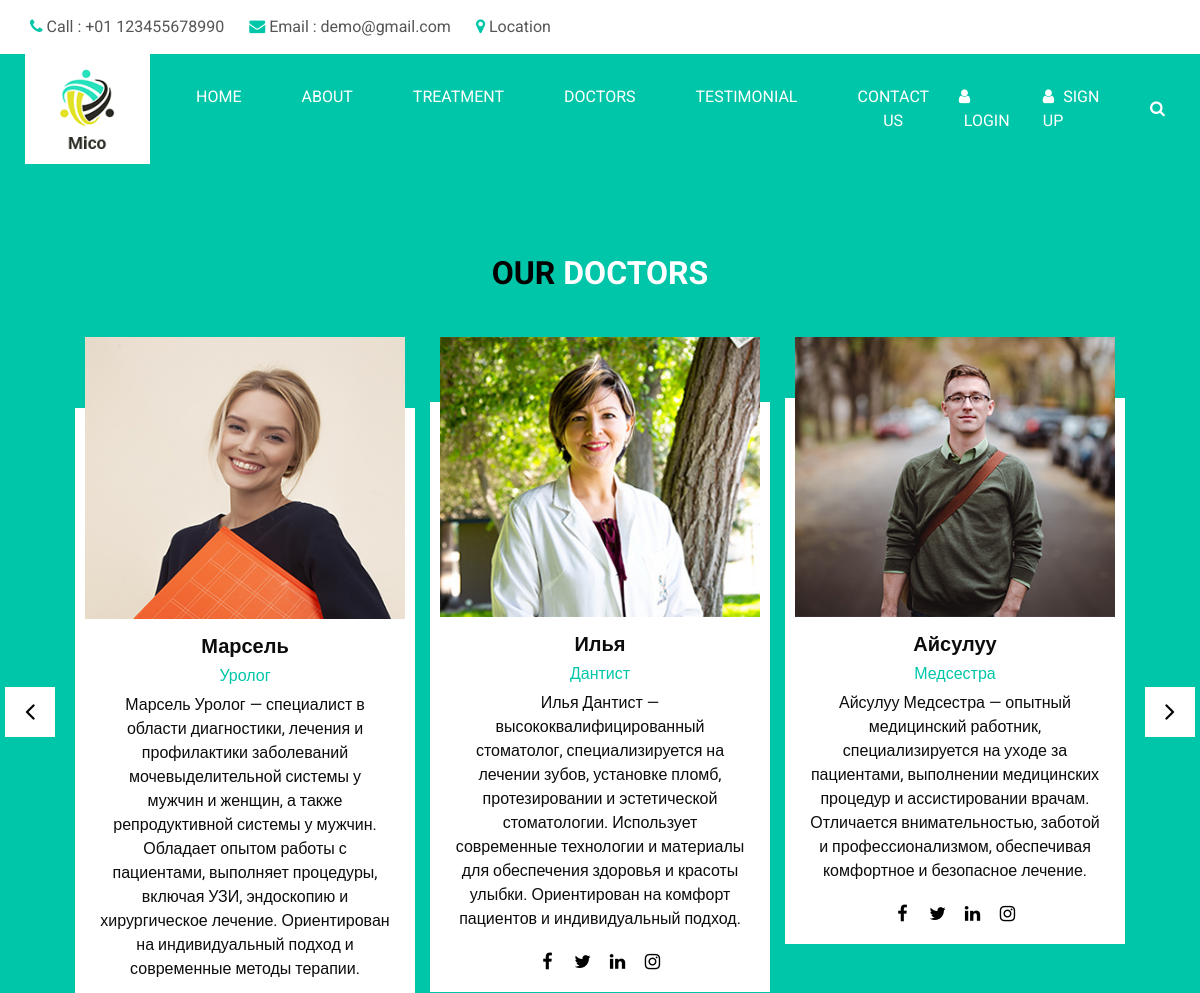
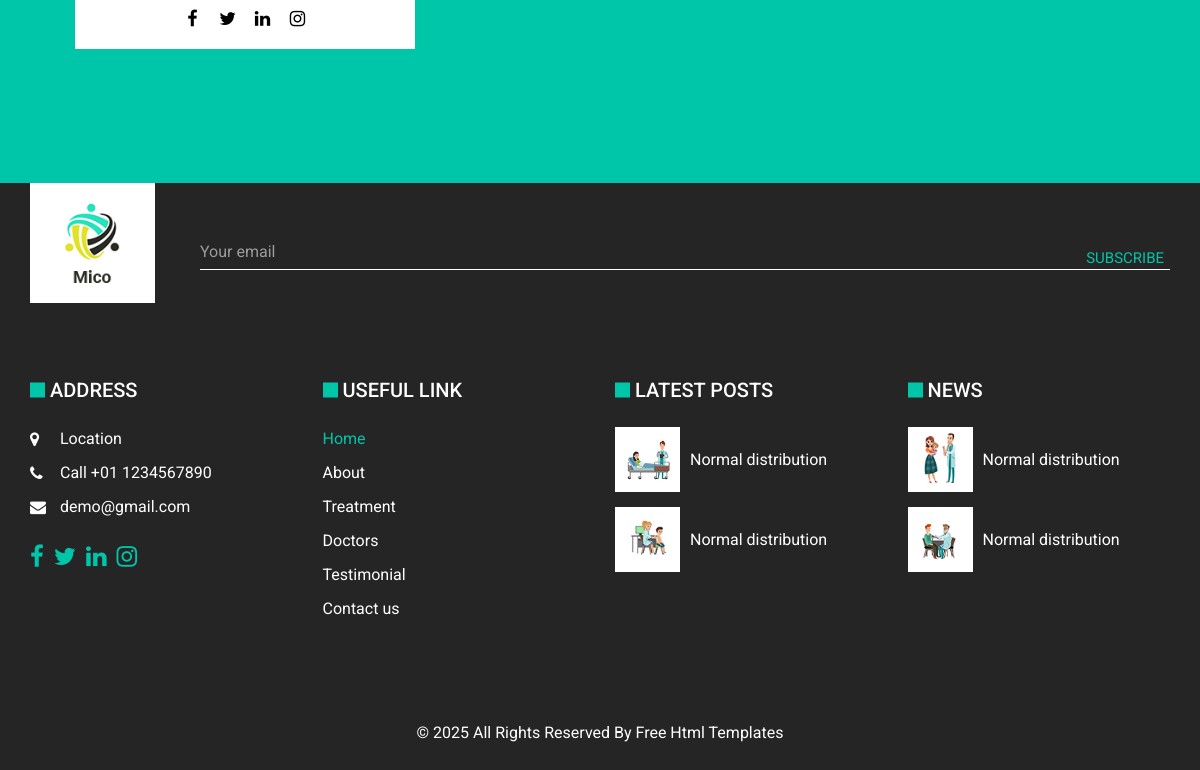
Screenshot of /doctor/ with the database file from the repository (2 pictures, top to bottom).
### mainapp/models.py (models this page shows, shortened)
class Doctor(models.Model):
    name = models.CharField(max_length=100)
    speciality = models.CharField(max_length=100)
    image = models.ImageField(upload_to='doctors/')
    is_active = models.BooleanField(default=True)
    decsription = models.TextField()
    facebook = models.URLField(max_length=200, blank=True, null=True)
    twitter = models.URLField(max_length=200, blank=True, null=True)
    linkedin = models.URLField(max_length=200, blank=True, null=True)
    instagram = models.URLField(max_length=200, blank=True, null=True)
    created_at = models.DateTimeField(auto_now_add=True)
    updated_at = models.DateTimeField(auto_now=True)

### mainapp/views.py (the view)
# urls.py: path('doctor/', views.doctor, name='doctor'),
def doctor(request):
    doctors = Doctor.objects.filter(is_active=True)
    context = {
        'list_doctors': doctors
    }
    return render(request, 'doctor.html', context=context)

### templates/doctor.html
{% extends "base.html" %}
{% load static %}
{% block content %}
  <section class="team_section layout_padding">
    <div class="container">
      <div class="heading_container heading_center">
        <h2>
          Our <span>Doctors</span>
        </h2>
      </div>
      <div class="carousel-wrap ">
        <div class="owl-carousel team_carousel">
          {% for doctor in list_doctors %}
          <div class="item">
            <div class="box">
              <div class="img-box">
                <img src="{{ doctor.image.url }}" alt="" />
              </div>
              <div class="detail-box">
                <h5>
                  {{ doctor.name }}
                </h5>
                <h6>
                  {{ doctor.speciality }}
                </h6>
                <p>
                  {{ doctor.decsription }}
                </p>
                <div class="social_box">
                  <a href="{% if doctor.facebook %} {{ doctor.facebook }} {% else  %} # {% endif %}">
                    <i class="fa fa-facebook" aria-hidden="true"></i>
                  </a>
                  <a href="{{ doctor.twitter }}">
                    <i class="fa fa-twitter" aria-hidden="true"></i>
                  </a>
                  <a href="{{ doctor.linkedin }}">
                    <i class="fa fa-linkedin" aria-hidden="true"></i>
                  </a>
                  <a href="{{ doctor.instagram }}">
                    <i class="fa fa-instagram" aria-hidden="true"></i>
                  </a>
                </div>
              </div>
            </div>
          </div>
          {% endfor %}
        </div>
      </div>
    </div>
  </section>
{% endblock %}

### templates/base.html (shortened to what this page needs)
{% load static %}
<!DOCTYPE html>
<html lang="en">
<head>
  <link rel="stylesheet" href="{% static 'css/style.css' %}">
  <link rel="stylesheet" type="text/css" href="{% static 'css/bootstrap.css' %}" />
  <link rel="stylesheet" type="text/css" href="https://cdnjs.cloudflare.com/ajax/libs/OwlCarousel2/2.3.4/assets/owl.carousel.min.css" />
  <link href="{% static 'css/font-awesome.min.css' %}" rel="stylesheet" />
  <link rel="stylesheet" href="https://cdnjs.cloudflare.com/ajax/libs/jquery-nice-select/1.1.0/css/nice-select.min.css" />
  <link rel="stylesheet" href="https://cdnjs.cloudflare.com/ajax/libs/bootstrap-datepicker/1.3.0/css/datepicker.css">
  <link href="{% static 'css/style.css' %}" rel="stylesheet" />
  <link href="{% static 'css/responsive.css' %}" rel="stylesheet" />
</head>
<body>
  <div class="hero_area">
    <header class="header_section">
      <div class="header_top">
        <div class="container">
          <div class="contact_nav">
            <a href="">
              <i class="fa fa-phone" aria-hidden="true"></i>
              <span>
                Call : +01 123455678990
              </span>
            </a>
            <a href="">
              <i class="fa fa-envelope" aria-hidden="true"></i>
              <span>
                Email : demo@gmail.com
              </span>
            </a>
            <a href="">
              <i class="fa fa-map-marker" aria-hidden="true"></i>
              <span>
                Location
              </span>
            </a>
          </div>
        </div>
      </div>
      <div class="header_bottom">
        <div class="container-fluid">
          <nav class="navbar navbar-expand-lg custom_nav-container ">
            <a class="navbar-brand" href="index.html">
              <img src="{% static 'images/logo.png' %}" alt="">
            </a>
            <div class="collapse navbar-collapse" id="navbarSupportedContent">
              <div class="d-flex mr-auto flex-column flex-lg-row align-items-center">
                <ul class="navbar-nav  ">
                  <li class="nav-item active">
                    <a class="nav-link" href="{% url 'index' %}">Home <span class="sr-only">(current)</span></a>
                  </li>
                  <li class="nav-item">
                    <a class="nav-link" href="{% url 'about' %}"> About</a>
                  </li>
                  <li class="nav-item">
                    <a class="nav-link" href="{% url 'treatment' %}">Treatment</a>
                  </li>
                  <li class="nav-item">
                    <a class="nav-link" href="{% url 'doctor' %}">Doctors</a>
                  </li>
                  <li class="nav-item">
                    <a class="nav-link" href="{% url 'testimonials' %}">Testimonial</a>
                  </li>
                  <li class="nav-item">
                    <a class="nav-link" href="{% url 'contact' %}">Contact Us</a>
                  </li>
                </ul>
              </div>
              <div class="quote_btn-container">
                <a href="">
                  <i class="fa fa-user" aria-hidden="true"></i>
                  <span>
                    Login
                  </span>
                </a>
                <a href="">
                  <i class="fa fa-user" aria-hidden="true"></i>
                  <span>
                    Sign Up
                  </span>
                </a>
                <form class="form-inline">
                  <button class="btn  my-2 my-sm-0 nav_search-btn" type="submit">
                    <i class="fa fa-search" aria-hidden="true"></i>
                  </button>
                </form>
              </div>
            </div>
          </nav>
        </div>
      </div>
    </header>
    {% block content %}
    {% endblock %}
  <section class="info_section ">
    <div class="container">
      <div class="info_top">
        <div class="info_logo">
          <a href="">
            <img src="{% static 'images/logo.png' %}" alt="">
          </a>
        </div>
        <div class="info_form">
          <form action="">
            <input type="email" placeholder="Your email">
            <button>
              Subscribe
            </button>
          </form>
        </div>
      </div>
      <div class="info_bottom layout_padding2">
        <div class="row info_main_row">
          <div class="col-md-6 col-lg-3">
            <h5>
              Address
            </h5>
            <div class="info_contact">
              <a href="">
                <i class="fa fa-map-marker" aria-hidden="true"></i>
                <span>
                  Location
                </span>
              </a>
              <a href="">
                <i class="fa fa-phone" aria-hidden="true"></i>
                <span>
                  Call +01 1234567890
                </span>
              </a>
              <a href="">
                <i class="fa fa-envelope"></i>
                <span>
                  demo@gmail.com
                </span>
              </a>
            </div>
            <div class="social_box">
              <a href="">
                <i class="fa fa-facebook" aria-hidden="true"></i>
              </a>
              <a href="">
                <i class="fa fa-twitter" aria-hidden="true"></i>
              </a>
              <a href="">
                <i class="fa fa-linkedin" aria-hidden="true"></i>
              </a>
              <a href="">
                <i class="fa fa-instagram" aria-hidden="true"></i>
              </a>
            </div>
          </div>
          <div class="col-md-6 col-lg-3">
            <div class="info_links">
              <h5>
                Useful link
              </h5>
              <div class="info_links_menu">
                <a class="active" href="index.html">
                  Home
                </a>
                <a href="about.html">
                  About
                </a>
                <a href="treatment.html">
                  Treatment
                </a>
                <a href="doctor.html">
                  Doctors
                </a>
                <a href="testimonial.html">
                  Testimonial
                </a>
                <a href="contact.html">
                  Contact us
                </a>
              </div>
            </div>
          </div>
          <div class="col-md-6 col-lg-3">
            <div class="info_post">
              <h5>
                LATEST POSTS
              </h5>
              <div class="post_box">
                <div class="img-box">
                  <img src="{% static 'images/post1.jpg' %}" alt="">
                </div>
                <p>
                  Normal
                  distribution
                </p>
              </div>
              <div class="post_box">
                <div class="img-box">
                  <img src="{% static 'images/post2.jpg' %}" alt="">
                </div>
                <p>
                  Normal
                  distribution
                </p>
              </div>
            </div>
          </div>
          <div class="col-md-6 col-lg-3">
            <div class="info_post">
              <h5>
                News
              </h5>
              <div class="post_box">
                <div class="img-box">
                  <img src="{% static 'images/post3.jpg' %}" alt="">
                </div>
                <p>
                  Normal
                  distribution
                </p>
              </div>
              <div class="post_box">
                <div class="img-box">
                  <img src="{% static 'images/post4.png' %}" alt="">
                </div>
                <p>
                  Normal
                  distribution
                </p>
              </div>
            </div>
          </div>
        </div>
      </div>
    </div>
  </section>
  <footer class="footer_section">
    <div class="container">
      <p>
        &copy; <span id="displayYear"></span> All Rights Reserved By
        <a href="https://html.design/">Free Html Templates</a>
      </p>
    </div>
  </footer>
</body>
</html>

### static/css/responsive.css (style rules this page uses)
@media (min-width: 1200px) { .container { max-width: 1170px; } }

### rows the page displays
Doctor: image (picture), name "Марсель", speciality "Уролог", decsription "Марсель Уролог — специалист в области диагностики, лечения и профилактики заболеваний мочевыделительной системы у мужчин и женщин, а также репродуктивной системы у мужчин. Обладает опытом работы с пациентами, выполняет процедуры, включая УЗИ, эндоскопию и хирургическое лечение. Ориентирован на индивидуальный подход и современные методы терапии."
Doctor: image (picture), name "Илья", speciality "Дантист", decsription "Илья Дантист — высококвалифицированный стоматолог, специализируется на лечении зубов, установке пломб, протезировании и эстетической стоматологии. Использует современные технологии и материалы для обеспечения здоровья и красоты улыбки. Ориентирован на комфорт пациентов и индивидуальный подход."
Doctor: image (picture), name "Айсулуу", speciality "Медсестра", decsription "Айсулуу Медсестра — опытный медицинский работник, специализируется на уходе за пациентами, выполнении медицинских процедур и ассистировании врачам. Отличается внимательностью, заботой и профессионализмом, обеспечивая комфортное и безопасное лечение."
